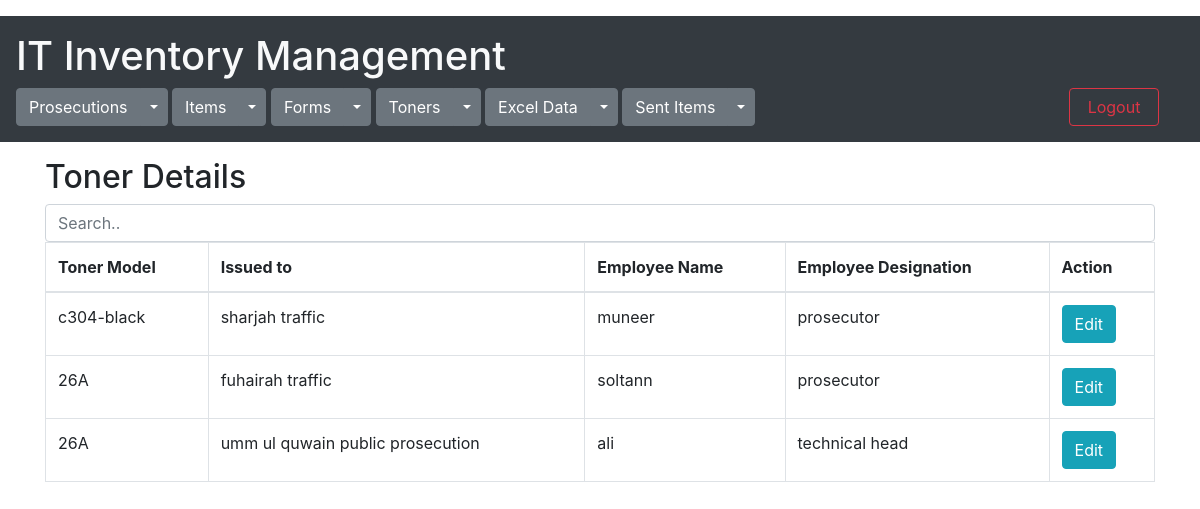
The page /toners/edit_tonerdetails/ (signed in) on the database its author committed.
### toners/models.py (models this page shows)
class TonerDetails(models.Model):
    STATUS = [
        ('In-Stock', 'In-Stock'),
        ('Out-of-Stock', 'Out-of-Stock'),
    ]
    toner_model = models.ForeignKey(Toners,on_delete=models.CASCADE)
    status = models.CharField(max_length=30,default='In-Stock',choices=STATUS)
    issued_to = models.ForeignKey(Prosecutions, on_delete=models.CASCADE)
    employee_name = models.CharField(max_length=30,null=True)
    employee_designation = models.CharField(max_length=30,null=True)
    created=models.DateTimeField(default=datetime.now())

class Toners(models.Model):
    toner_model = models.CharField(max_length=10,null=True)
    toner_printer = models.ForeignKey(Items,on_delete=models.CASCADE)
    total_qty = models.PositiveIntegerField(default=0,null=True)
    remaining_qty = models.PositiveIntegerField(default=0,null=True)
    created=models.DateTimeField(default=datetime.now())
    objects = models.Manager()

### prosecutions/models.py (models this page shows)
class Prosecutions(models.Model):
    name = models.CharField(max_length=255)
    location = models.CharField(max_length=30,default="none")
    created = models.DateTimeField(default=datetime.now())

### toners/views.py (the view)
# urls.py: path('edit_tonerdetails/', views.edit_tonerdetails, name='edit_tonerdetails'),
@cache_control(no_cache=True, must_revalidate=True,no_store=True)
@login_required(login_url="login")
def edit_tonerdetails(request):
    tonerdetails = TonerDetails.objects.all()
    return render(request, 'edit_tonerdetails.html', {"tonerdetails": tonerdetails})

### toners/templates/edit_tonerdetails.html (shortened to what this page needs)
{% extends 'mainpage.html' %}
{% load static %}
{% block content %}
<div class="container">
  <h2>Toner Details</h2>
   <input class="form-control" id="myInput" type="text" placeholder="Search..">
  <div class="table-responsive">
      <table class="table table-bordered">
          <thead>
          <tr>
              <th>Toner Model</th>
              <th>Issued to</th>
              <th>Employee Name</th>
              <th>Employee Designation</th>
              <th>Action</th>
          </tr>
          </thead>
          <tbody id="myTable">
          {% for detail in tonerdetails %}
          <tr>
              <td>{{detail.toner_model.toner_model}}</td>
              <td>{{detail.issued_to.name}}</td>
              <td>{{detail.employee_name}}</td>
              <td>{{detail.employee_designation}}</td>
              <td><a href="{% url 'edit_tonerdetails_form' detail.id %}" class="btn btn-info">Edit</a></td>
          </tr>
          {% endfor %}
          </tbody>
      </table>
    </div>
</div>
{% endblock %}

### rows shown on the page
TonerDetails: toner_model.toner_model "c304-black", issued_to.name "sharjah traffic", employee_name "muneer", employee_designation "prosecutor"
TonerDetails: toner_model.toner_model "26A", issued_to.name "fuhairah traffic", employee_name "soltann", employee_designation "prosecutor"
TonerDetails: toner_model.toner_model "26A", issued_to.name "umm ul quwain public prosecution", employee_name "ali", employee_designation "technical head"
